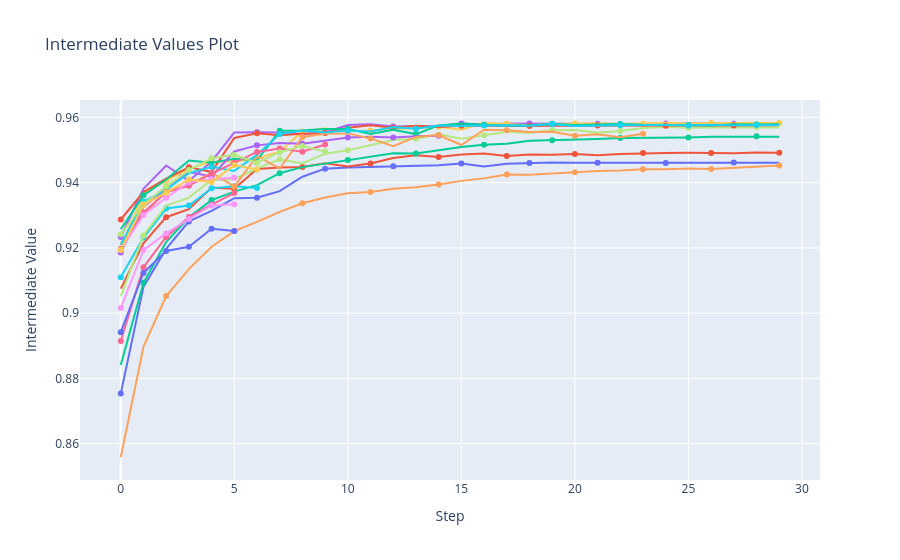

This figure's notebook cell:
### Markdown cell above
## Visualization: Intermediate Values (per-trial learning curves)

### Code cell
fig = _safe_viz(plot_intermediate_values, study, min_complete=2)
_save_viz(fig, 'intermediate_values.html')
if fig: fig.show()
